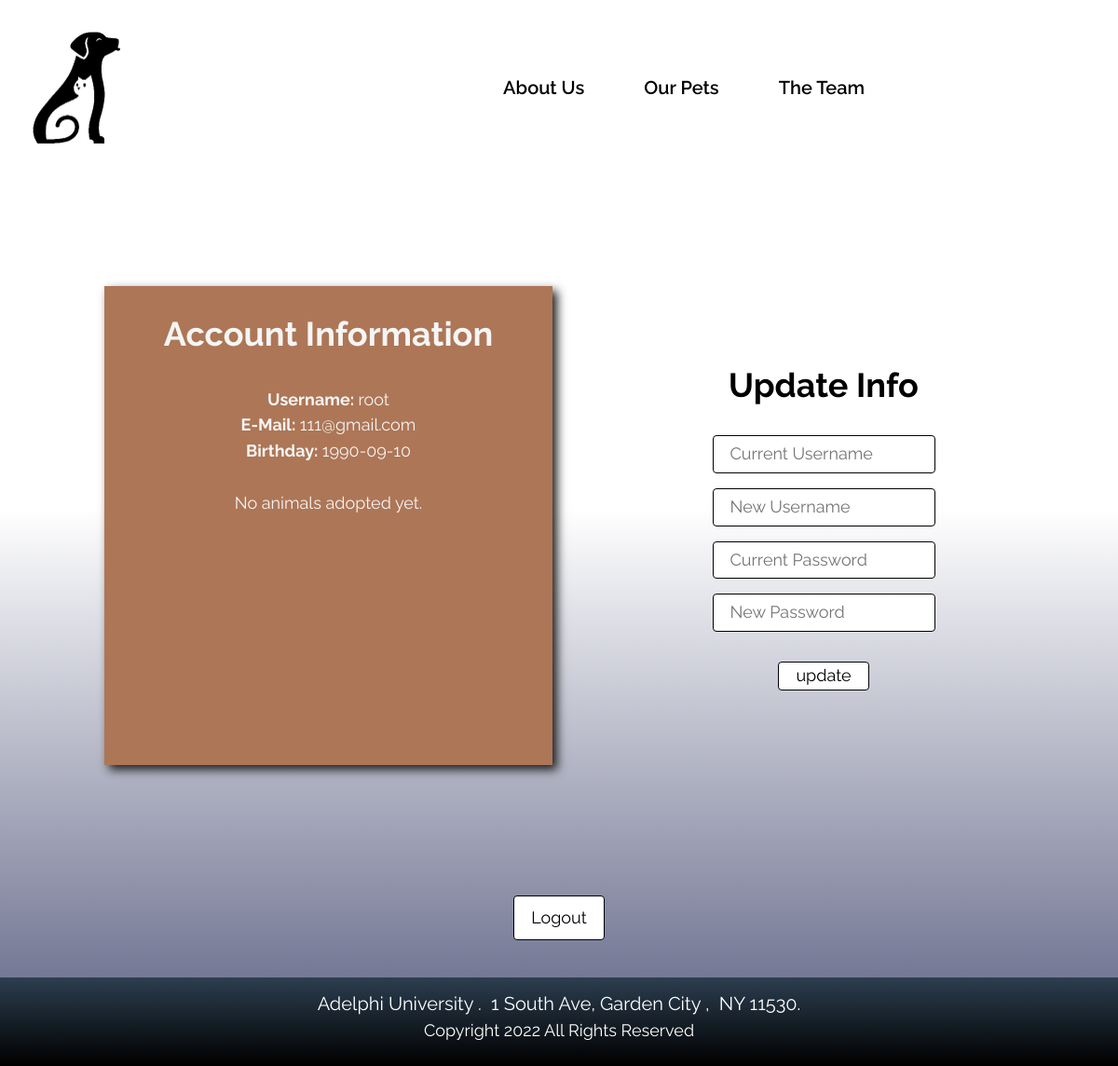
Screenshot of /php/user.php (signed in) with the database file from the repository.
### tables this page shows
CREATE TABLE `userInfo` (
  `userID` int(5) NOT NULL,
  `userName` varchar(30) NOT NULL,
  `email` varchar(50) NOT NULL,
  `passwd` varchar(30) NOT NULL CHECK (`passwd`  not like `userName`),
  `birthDate` date NOT NULL,
  `role` varchar(5) NOT NULL
);

### php/user.php (the view, shortened to what this page needs)
<?php
  if ($_SESSION['logbool'] == FALSE){
    header("location: login.php?success_id=4");
  } else {
    $userID = $_SESSION['userID'];
  }
 ?>
<!DOCTYPE html>
<html lang="en">
  <head>
    <link rel="stylesheet" href="../html/css/style.css" />
  </head>
  <body>
    <div>
      <link href="../html/css/user.css" rel="stylesheet" />
      <div class="user-container">
        <div class="user-navigation-bar">
          <a href="../index.html" class="user-navlink">
            <img
              alt="logo"
              src="../image/icon.ico"
              loading="eager"
              class="user-logo"
            />
          </a>
          <div class="user-links">
            <a href="../html/about.html" class="user-about-us">About Us</a>
            <a href="search.php" class="user-our-pets">Our Pets</a>
            <a href="../html/team.html" class="user-the-team">The Team</a>
          </div>
        </div>
        <div class="user-function">
          <div class="user-current-info">
            <h1 class="user-text">Account Information</h1>
            <?php
                $servername = "localhost";
                $username = "root";
                $password = "";
                $dbname = "animal_adopt";
                $conn = new mysqli($servername, $username, $password, $dbname);
                $sql = "SELECT * FROM userInfo WHERE userID =" . $userID;
                $result = $conn->query($sql);
                if ($result -> num_rows > 0) {
                    while($row = $result -> fetch_assoc()) {
                      $userName = $row['userName'];
                      echo '<br><span class="user-text1"><b class="user-text1">Username: </b>'.$userName.'</span>';
                      $email = $row['email'];
                      echo '<span class="user-text1"><b class="user-text1">E-Mail: </b>'.$email.'</span>';
                      $birthday = $row['birthDate'];
                      echo '<span class="user-text2"><b class="user-text1">Birthday: </b>'.$birthday.'</span><br>';
                    }
                  }
                  $sql = "SELECT * FROM adoptionR WHERE userID =" . $userID;
                  $result = $conn->query($sql);
                  if ($result -> num_rows > 0) {
                      echo '<span class="user-text2"><b>Animals adopted:</b></span>';
                      while($row = $result -> fetch_assoc()) {
                      $name = $row['animalName'];
                      $sp = $row['animalSP'];
                      $date = $row['adoptedDate'];
                      $query = "'".$name."' AND sp_name = '".$sp."'";
                      $sql1 = "SELECT * FROM animalBI WHERE name =".$query;
                      $result1 = $conn->query($sql1);
                      if ($result1 -> num_rows > 0) {
                          while($row1 = $result1 -> fetch_assoc()) {
                          $gender = $row1['gender'];
                          $age = $row1['age'];
                          echo '<span class="user-text2">'.$name.', Age: '.$age.', Gender: '.ucfirst($gender).', Adopted: '.$date.'</span>';
                          }
                        }
                    }
                  } else {
                    echo '<span class="user-text2">No animals adopted yet.</span>';
                  }
            ?>
          </div>
          <div class="user-user-info">
            <h1 class="user-text3">
              <span>Update Info</span>
              <br />
              <br />
            </h1>
            <form id="update" method="POST" action="./userfunc.php" class="user-update-info">
              <input
                type="text"
                name="currentuser"
                required=""
                placeholder="Current Username"
                class="input user-input"
              />
              <input
                type="text"
                name="newuser"
                placeholder="New Username"
                class="input user-input1"
              />
              <input
                type="password"
                name="currentpass"
                required=""
                placeholder="Current Password"
                class="input user-input2"
              />
              <input
                type="password"
                name="newpass"
                placeholder="New Password"
                class="input user-input3"
              />
              <input
                type="submit"
                name="submit"
                value="update"
                class="user-navlink2 button"
              />
            </form>
          </div>
        </div>
        <div class="user-filler"></div>
        <a href="logout.php" class="user-navlink3 button">Logout</a>
      </div>
      <div class="team-footer">
        <span class="team-address">
          <span class="team-text24">
            Adelphi University .&nbsp; 1 South Ave, Garden City ,&nbsp; NY
            11530.
          </span>
          <br />
        </span>
        <span class="team-copyright">
          <span class="team-text26">Copyright 2022 All Rights Reserved</span>
          <br />
        </span>
        </div>
    </div>
  </body>
</html>

### html/css/style.css (style rules this page uses)
:root { --dl-color-gray-500: #595959; --dl-color-gray-700: #999999; --dl-color-gray-900: #D9D9D9; --dl-color-danger-300: #A22020; --dl-color-danger-500: #BF2626; --dl-color-danger-700: #E14747; --dl-color-gray-black: #000000; --dl-color-gray-white: #FFFFFF; --dl-color-primary-p4: #7e979bff; --dl-color-primary-p8: #a45a6bff; --dl-color-primary-p9: #747895ff; --dl-space-space-unit: 8px; --dl-color-primary-900: #add4d1ff; --dl-color-primary-p10: #ede2d8ff; --dl-color-primary-p11: #ad7656ff; --dl-color-primary-p12: #001b39ff; --dl-color-primary-p13: #bdabcaff; --dl-color-primary-p21: #637776ff; --dl-color-primary-p81: #6d3737ff; --dl-color-primary-p82: #d8b59cff; --dl-color-success-300: #199033; --dl-color-success-500: #32A94C; --dl-color-success-700: #4CC366; --dl-radius-radius-round: 50%; --dl-size-size-maxcontent: 1414px; --dl-space-space-halfunit: 4px; --dl-space-space-tenunits: 80px; --dl-radius-radius-radius2: 2px; --dl-radius-radius-radius4: 4px; --dl-radius-radius-radius8: 8px; --dl-space-space-fiveunits: 40px; --dl-space-space-fourunits: 32px; --dl-color-primary-palette1: #627d95ff; --dl-color-primary-palette3: #5a7482ff; --dl-radius-radius-radius24: 24px; --dl-space-space-doubleunit: 16px; --dl-space-space-tripleunit: 24px; --dl-color-primary-pallette5: #dfddceff; }
.button { color: var(--dl-color-gray-black); display: inline-block; padding: 0.5rem 1rem; font-family: Raleway; border-color: var(--dl-color-gray-black); border-width: 1px; border-radius: 4px; background-color: var(--dl-color-gray-white); }
.input { color: var(--dl-color-gray-black); cursor: auto; padding: 0.5rem 1rem; font-family: Raleway; border-color: var(--dl-color-gray-black); border-width: 1px; border-radius: 4px; background-color: var(--dl-color-gray-white); }

### php/user.php (style rules this page uses)
html { line-height: 1.15; }
body { margin: 0; }
* { box-sizing: border-box; border-width: 0; border-style: solid; }
p,li,ul,pre,div,h1,h2,h3,h4,h5,h6,figure,blockquote,figcaption { margin: 0; padding: 0; }
button,input,optgroup,select,textarea { font-family: inherit; font-size: 100%; line-height: 1.15; margin: 0; }
button,[type="button"],[type="reset"],[type="submit"] { -webkit-appearance: button; }
a { color: inherit; text-decoration: inherit; }
input { padding: 2px 4px; }
img { display: block; }
html { scroll-behavior: smooth }
html { font-family: Raleway; font-size: 18px; }
body { font-weight: 400; font-style:normal; text-decoration: none; text-transform: none; letter-spacing: normal; line-height: 1.55; color: var(--dl-color-gray-black); background-color: var(--dl-color-gray-white); }
html { scroll-behavior: smooth; }

### rows the page displays
userinfo: userName "root", email "111@gmail.com", birthDate "1990-09-10"
